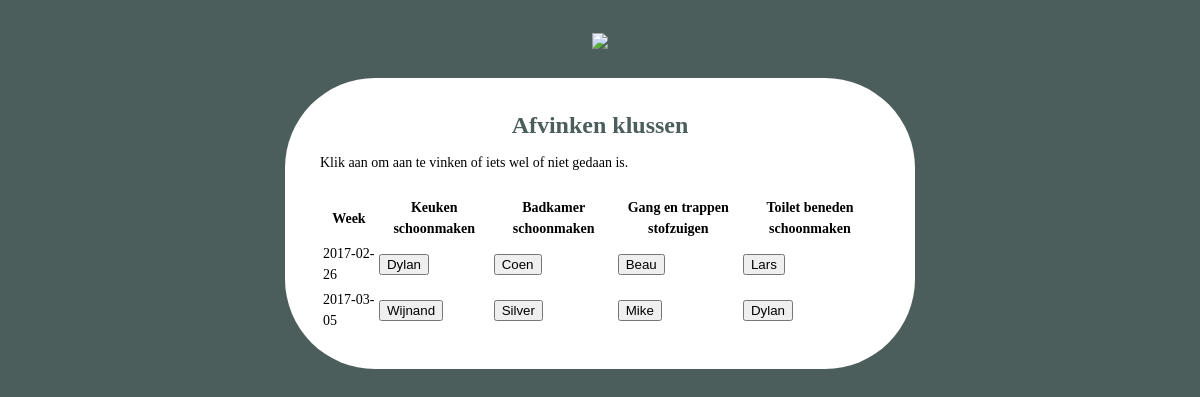
The page /fill on the database its author committed.
### tables this page shows
CREATE TABLE chores
(
    CID INT NOT NULL PRIMARY KEY,
    name VARCHAR(50) NOT NULL,
    description VARCHAR(255)
);

CREATE TABLE chorelog
(
    UID INT NOT NULL,
    CID INT NOT NULL,
    finished BIT NOT NULL,
    date_todo DATE NOT NULL,
    date_finished DATE
);

CREATE TABLE housemates
(
    UID INT NOT NULL PRIMARY KEY,
    first_name VARCHAR(50) NOT NULL,
    last_name VARCHAR(50) NOT NULL,
    active BIT NOT NULL,
    email VARCHAR(50)
);

### apps/hub/hub.py (the view)
@app.route('/fill', methods=['GET', 'POST'])
def fill():
    if request.method == 'POST':
        dbconn.flip_done(request.form["date"],request.form["CID"])
        return redirect(url_for('start'))
    if request.method == 'GET':
        planning = dbconn.get_planning(2)
        return render_template('fill.html', planning=planning)

### apps/hub/dbconn.py (called while the page is built)
def fetch(job, args=None):
    conn = sqlite3.connect(os.path.join(ROOT, 'hub.db'))
    conn.text_factory = str
    curs = conn.cursor()
    if args is not None:
        curs.execute(job % args)
    else:
        curs.execute(job)
    table = curs.fetchall()
    return table

### apps/hub/templates/fill.html (shortened to what this page needs)
<!DOCTYPE html>
<html lang="en"><body bgcolor="#4C5E5C">
    <center>
    <img align="none" src="/static/logo_wandelpad.png" style="margin-bottom: 25px;margin-top: 25px;-ms-interpolation-mode: bicubic;border: 0;line-height: 100%;outline: none;text-decoration: none;">
    <div class="boxed">
        <h1>Afvinken klussen</h1>
        Klik aan om aan te vinken of iets wel of niet gedaan is.
        <br><br>
        <center>
        <table>
        <thead><tr>
            {% for head in planning['head'] %}
                <th>{{ head }}</th>
            {% endfor %}
        </tr></thead>
        <tbody>
        {% for row in planning['table'] %}
            <tr>
            {% for column in row['values'] %}
                <td>
                    {% if column['done'] == 0 %}
                        <u>
                        <form method="post" action="fill">
                        <button type="submit" name="CID" value="{{ column['CID'] }}" class="link-button">
                            {{ column['value'] }}
                        </button>
                        </form>
                        </u>
                    {% else %}
                        {{ column['value'] }}
                    {% endif %}
                </td>
            {% endfor %}
            </tr>
        {% endfor %}
        </tbody>
        </table>
        </center
    </div>
    </center>
</body>
</html>

### apps/hub/templates/fill.html (style rules this page uses)
h1 { color:#4C5E5C !important; display:block; font-weight:bold; font-family:Verdana; font-size:24px; line-height:100%; letter-spacing:normal; margin-top:0; margin-right:0; margin-bottom:15px; margin-left:0; text-align:center; }
.boxed { background-size:100%; background-color:#FFF; border-radius:90px 90px 90px 90px; font-family:Verdana; font-size:14px; line-height:150%; padding-top:35px; padding-right:35px; padding-bottom:35px; padding-left:35px; max-width:560px; text-align:left; }

### rows shown on the page
chores: name "Keuken schoonmaken"
chores: name "Badkamer schoonmaken"
chores: name "Gang en trappen stofzuigen"
chores: name "Toilet beneden schoonmaken"
chorelog: {{ column['CID'] }} 1 (drawn), value "Dylan"
chorelog: {{ column['CID'] }} 2 (drawn), value "Coen"
chorelog: {{ column['CID'] }} 3 (drawn), value "Beau"
chorelog: {{ column['CID'] }} 4 (drawn), value "Lars"
chorelog: {{ column['CID'] }} 1 (drawn), value "Wijnand"
chorelog: {{ column['CID'] }} 2 (drawn), value "Silver"
chorelog: {{ column['CID'] }} 3 (drawn), value "Mike"
chorelog: {{ column['CID'] }} 4 (drawn), value "Dylan"

### other values the page prints
{{ head }} "Week"
{{ column['value'] }} "2017-02-26" "2017-03-05"
